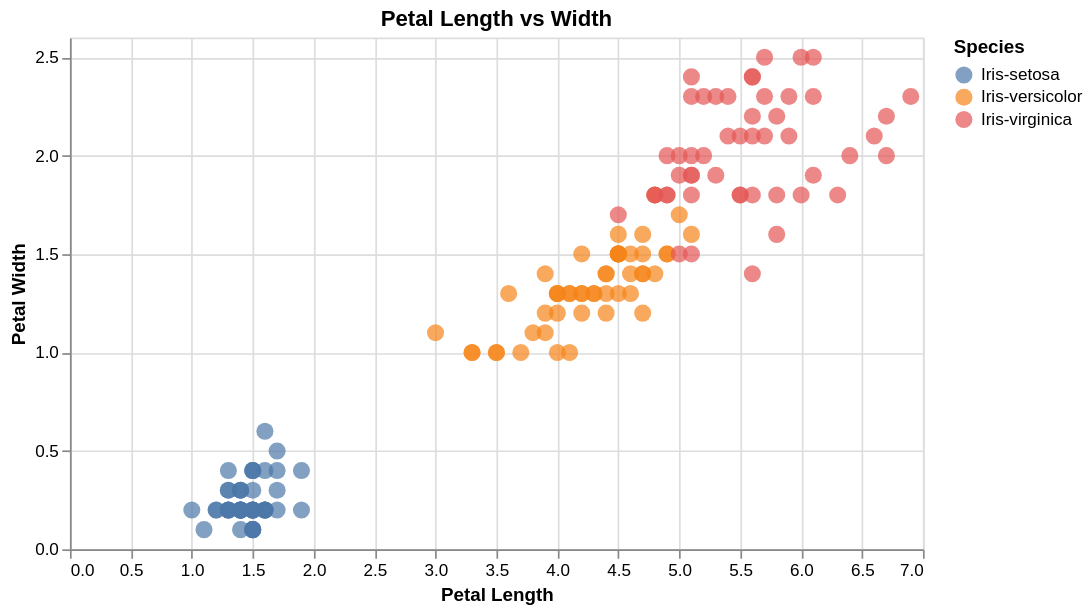

Notebook source saved alongside this figure:
### Markdown cell above
## Part B: Visualize the Data

Use your preferred visualization library to create a scatterplot showing petal length vs petal width. You should plot each flower species as a different color on the scatter plot.

### Code cell
import altair as alt

alt.Chart(data).mark_circle(
    size = 100
).encode(
    x = alt.X("petal_length", title = "Petal Length"),
    y = alt.Y("petal_width", title = "Petal Width"),
    color = alt.Color("species", title = "Species")
).properties(
    title = "Petal Length vs Width",
    width = 500
)

### Figure 1 — Vega-Lite specification as saved in the notebook (floating-point values rounded to 4 significant figures; data arrays with more than 128 entries replaced by an {"elided": "..."} marker saying what was removed)
{"config": {"view": {"continuousWidth": 300, "continuousHeight": 300}}, "data": {"name": "data-f922f5996930bcdc3287c95c54965948"}, "mark": {"type": "circle", "size": 100}, "encoding": {"color": {"field": "species", "title": "Species", "type": "nominal"}, "x": {"field": "petal_length", "title": "Petal Length", "type": "quantitative"}, "y": {"field": "petal_width", "title": "Petal Width", "type": "quantitative"}}, "title": "Petal Length vs Width", "width": 500, "$schema": "https://vega.github.io/schema/vega-lite/v5.20.1.json", "datasets": {"data-f922f5996930bcdc3287c95c54965948": {"elided": "150 records"}}}
